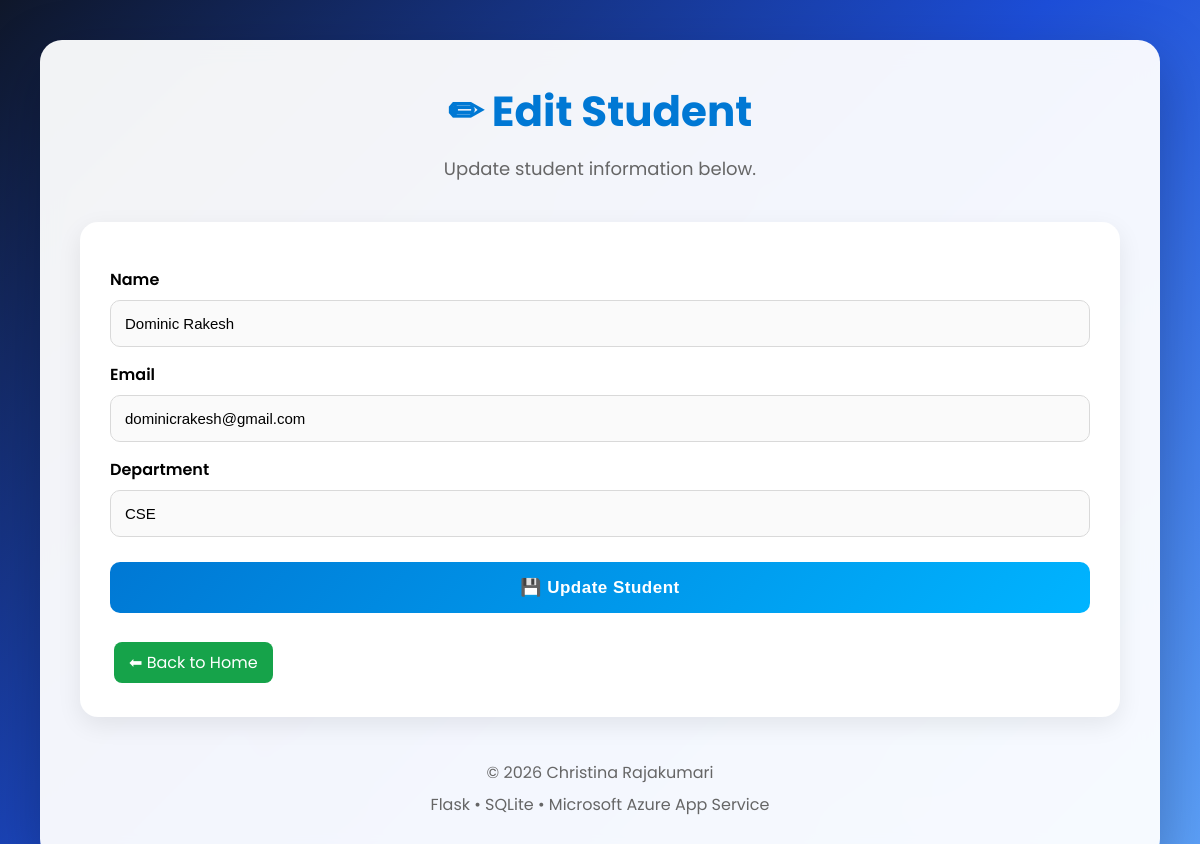
Screenshot of /edit/5 with the database file from the repository.
### tables this page shows
CREATE TABLE students (
            id INTEGER PRIMARY KEY AUTOINCREMENT,
            name TEXT,
            email TEXT,
            department TEXT
        );

### app.py (the view)
@app.route("/edit/<int:id>")
def edit(id):
    conn = sqlite3.connect(DATABASE)
    cursor = conn.cursor()
    cursor.execute("SELECT * FROM students WHERE id=?", (id,))
    student = cursor.fetchone()
    conn.close()
    return render_template("edit.html", student=student)

### templates/edit.html (shortened to what this page needs)
<!DOCTYPE html>
<html lang="en">
<head>
    <link rel="stylesheet" href="{{ url_for('static', filename='css/style.css') }}">
</head>
<body>
<div class="container">
<header>
<h1>✏ Edit Student</h1>
<p>Update student information below.</p>
</header>
<section class="form-section">
<form action="/update/{{ student[0] }}" method="POST">
<label>Name</label>
<input
type="text"
name="name"
value="{{ student[1] }}"
required>
<label>Email</label>
<input
type="email"
name="email"
value="{{ student[2] }}"
required>
<label>Department</label>
<input
type="text"
name="department"
value="{{ student[3] }}"
required>
<button type="submit">
💾 Update Student
</button>
</form>
<br>
<a href="/" class="edit-btn">
⬅ Back to Home
</a>
</section>
<footer>
© 2026 Christina Rajakumari
<br>
Flask • SQLite • Microsoft Azure App Service
</footer>
</div>
</body>
</html>

### static/css/style.css (style rules this page uses)
* { margin:0; padding:0; box-sizing:border-box; }
body { font-family:'Poppins',sans-serif; min-height:100vh; background:linear-gradient(135deg,#0F172A,#1D4ED8,#60A5FA); position:relative; overflow-x:hidden; padding:40px; }
.container { max-width:1200px; margin:auto; background:rgba(255,255,255,.95); backdrop-filter:blur(12px); border-radius:22px; padding:40px; box-shadow:0 20px 60px rgba(0,0,0,.25); }
header { text-align:center;margin-bottom:40px; }
header h1 { color:#0078D4;font-size:42px;margin-bottom:12px; }
header p { color:#666;font-size:18px; }
.form-section, .table-section { background:#fff; border-radius:18px; padding:30px; box-shadow:0 8px 25px rgba(0,0,0,.08); margin-bottom:40px; overflow:hidden; }
label { display:block; margin:15px 0 8px; font-weight:600; }
input { width:100%; padding:14px; border-radius:10px; border:1px solid #d9d9d9; background:#fafafa; font-size:15px; transition:.3s; }
button { width:100%; margin-top:25px; padding:15px; background:linear-gradient(135deg,#0078D4,#00B4FF); color:white; border:none; border-radius:10px; font-size:17px; font-weight:600; letter-spacing:.5px; cursor:pointer; transition:.3s; }
.edit-btn, .delete-btn { display:inline-block; padding:8px 15px; border-radius:8px; text-decoration:none; color:#fff; margin:4px; transition:.3s; }
.edit-btn { background:#16A34A; }
footer { margin-top:40px; text-align:center; color:#666; line-height:2; }

### rows the page displays
students: name "Dominic Rakesh", email "dominicrakesh@gmail.com", department "CSE"
